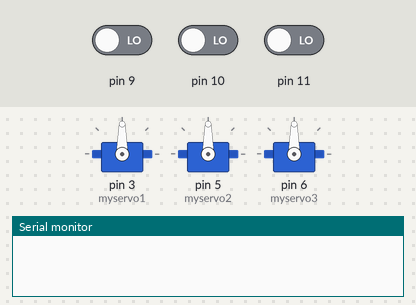
The sketch below on a simulated Arduino Uno, built with avr-gcc and run on an emulated ATmega328P. Parts: 3 × servo, the last lines printed to the serial monitor. The test bench sets the inputs (shaded band); at power-on: pin 9 LOW, pin 10 LOW, pin 11 LOW.

Above: at 0.1 s.
At 3.1 s:
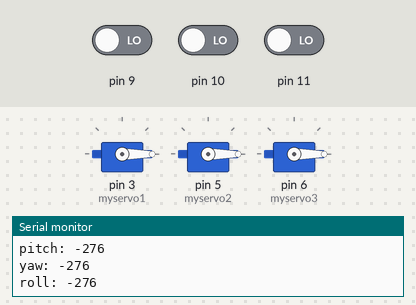
Timing chart, 0 to 4.6 s (numbered marks = the images above):
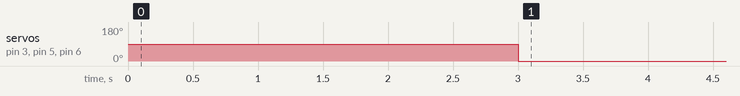

The sketch:

vtol-plane-PID.ino
```cpp
#include <Wire.h>
#include <Servo.h>

#define SERVO_INPUT_MIN 1070
#define SERVO_INPUT_MAX 2100

Servo myservo1;
Servo myservo2;
Servo myservo3;

//accelerometer / gyro setup
//int MPUaddress = 0x68;
//float accelX, accelY, accelZ;

void setup() {
  pinMode(9,INPUT);
  pinMode(10,INPUT);
  pinMode(11,INPUT);

  myservo1.attach(3);
  myservo2.attach(5);
  myservo3.attach(6);
  /*
  Wire.begin(); //initiatise the wire library and join I2C bus as master device
  Wire.beginTransmission(MPUaddress); // transmit to device at MPUaddress
  Wire.write(0x6B); // access the power management register PWR_MGMT_1
  Wire.write(0); // set to zero to wake the MPU-6050
  Wire.endTransmission(true); // end the transmission
  */
  Serial.begin(115200);
}


void loop() {
  //read reciver signal
  int servoIn1 = pulseIn(9,HIGH);
  int servoIn2 = pulseIn(10,HIGH);
  int servoIn3 = pulseIn(11,HIGH);

  int yawValue   = (((float)servoIn1 - SERVO_INPUT_MIN) / (SERVO_INPUT_MAX-SERVO_INPUT_MIN) ) * 180 - 90;
  int pitchValue = (((float)servoIn2 - SERVO_INPUT_MIN) / (SERVO_INPUT_MAX-SERVO_INPUT_MIN) ) * 180 - 90;
  int rollValue  = (((float)servoIn3 - SERVO_INPUT_MIN) / (SERVO_INPUT_MAX-SERVO_INPUT_MIN) ) * 180 - 90;

  //set the value to be in between
  myservo1.write(90+rollValue/3-pitchValue*cos(60)/3 + yawValue*cos(60)/3 );
  myservo2.write(90+rollValue/3+pitchValue*cos(60)/3 - yawValue*cos(60)/3 );
  myservo3.write(90+rollValue/3                      + yawValue/3 );

  Serial.print("pitch: ");
  Serial.println(pitchValue);
  Serial.print("yaw: ");
  Serial.println(yawValue);
  Serial.print("roll: ");
  Serial.println(rollValue);

  //Gyro stuff
  /*
  Wire.beginTransmission(MPUaddress);
  Wire.write(0x3B);
  Wire.endTransmission(false);
  Wire.requestFrom(MPUaddress, 6, true);
  //For a range of +-2g, we need to divide the raw values by 16384, according to the datasheet
  accelX = (Wire.read() << 8 | Wire.read()) / 16384.0; // X-axis value
  accelY = (Wire.read() << 8 | Wire.read()) / 16384.0; // Y-axis value
  accelZ = (Wire.read() << 8 | Wire.read()) / 16384.0; // Z-axis value
  Serial.println(accelX);
  Serial.println(accelY);
  Serial.println(accelZ);
/*deprint servo positions
  Serial.println("values");
  Serial.println((((float)servoIn1 - SERVO_INPUT_MIN) / (SERVO_INPUT_MAX-SERVO_INPUT_MIN) ) * 180);
  Serial.println((((float)servoIn2 - SERVO_INPUT_MIN) / (SERVO_INPUT_MAX-SERVO_INPUT_MIN) ) * 180);
  Serial.println((((float)servoIn3 - SERVO_INPUT_MIN) / (SERVO_INPUT_MAX-SERVO_INPUT_MIN) ) * 180);
  delay(1);
*/
}
```

Measured:
- by itself, servo on pin 3 (myservo1), servo on pin 5 (myservo2), servo on pin 6 (myservo3): 90° → 0° at 3.0 s
